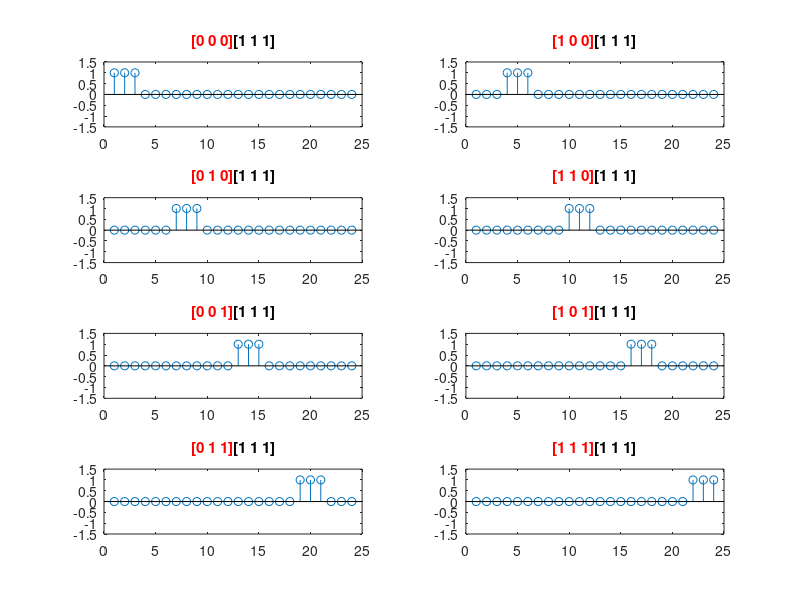
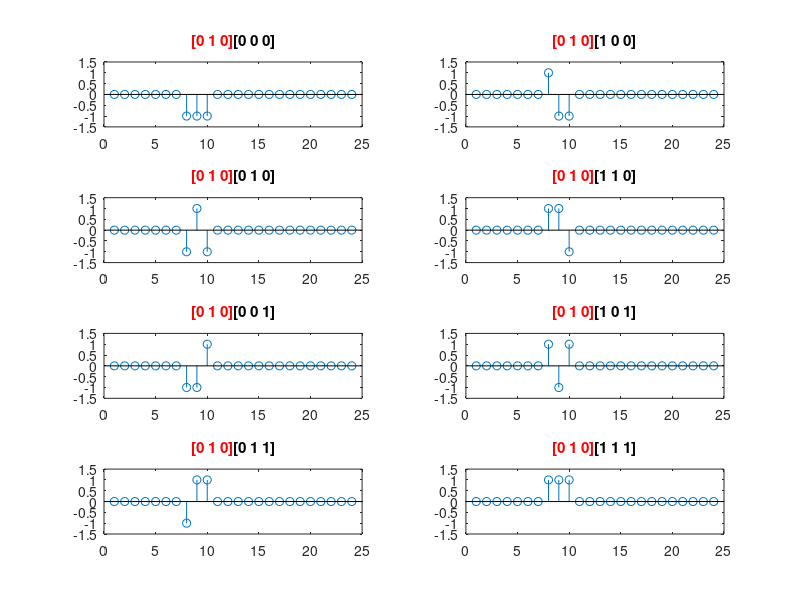

These figures' MATLAB source, in order:
length_block=3;
number_blocks=8;

Total_points=length_block*number_blocks;

values=0:2^(log2(number_blocks))-1;

values_bits=de2bi(values);
figure

subplot(length(values)/2,2,1);
i=1;

for j=1:length(values)
    x=zeros(1,Total_points);
    
    startingPoint=bi2de(values_bits(j,1:log2(number_blocks)))*length_block+1;
    valores=[1,1,1];
    x(startingPoint:startingPoint+length_block-1)=valores;
    subplot(length(values)/2,2,j);
    
    stem(x);
    ylim([-1.5,1.5])
    title(['\color{red}',mat2str(values_bits(j,:)),'\color{black}',mat2str(valores)]);
   
end

%%
length_block=3;
number_blocks=8;

Total_points=length_block*number_blocks;

values=0:2^(length_block)-1;

values_bits=de2bi(values);
figure

subplot(length(values)/2,2,1);
i=1;

for j=1:length(values)
    x=zeros(1,Total_points);
    
    startingPoint=3*length_block-1;
    valores=values_bits(j,:)*2-1;
    
    x(startingPoint:startingPoint+length_block-1)=valores;
    subplot(length(values)/2,2,j);
    
    stem(x);
    ylim([-1.5,1.5])
    title(['\color{red}',mat2str([0,1,0]),'\color{black}',mat2str(values_bits(j,:))]);
   
end